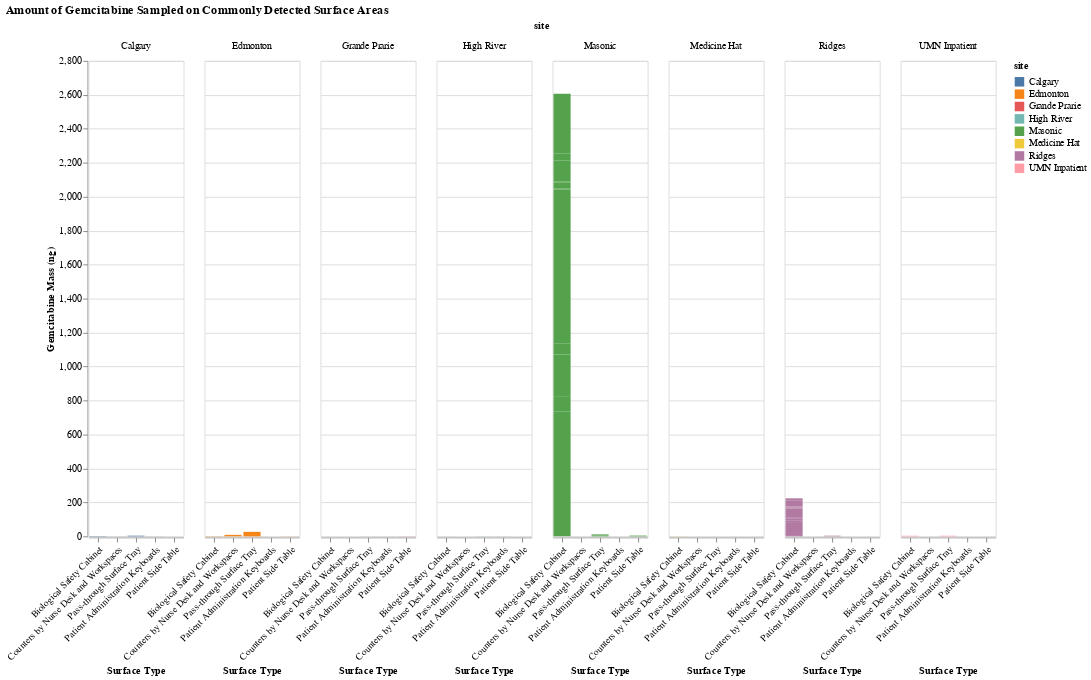

The notebook cell this image was saved under:
### Markdown cell above
## 4. Visualizing the Data

### Code cell
gem_bar = alt.Chart(gem_filtered).mark_bar().encode(
    x = alt.X('p_surfaceID', axis=alt.Axis(labelAngle=-45)).title('Surface Type'),
    y = alt.Y('gem_mass').title('Gemcitabine Mass (ng)'),
        color='site'
    ).properties(
        width=100, 
        height=500,
    ).facet('site', title='Amount of Gemcitabine Sampled on Commonly Detected Surface Areas')

gem_bar

### Figure 1 — Vega-Lite specification as saved in the notebook (floating-point values rounded to 4 significant figures)
{"config": {"view": {"continuousWidth": 300, "continuousHeight": 300}}, "data": {"name": "data-0e2324d330030495c0477a7d852ac675"}, "facet": {"field": "site", "type": "nominal"}, "spec": {"mark": {"type": "bar"}, "encoding": {"color": {"field": "site", "type": "nominal"}, "x": {"axis": {"labelAngle": -45}, "field": "p_surfaceID", "title": "Surface Type", "type": "nominal"}, "y": {"field": "gem_mass", "title": "Gemcitabine Mass (ng)", "type": "quantitative"}}, "height": 500, "width": 100}, "title": "Amount of Gemcitabine Sampled on Commonly Detected Surface Areas", "$schema": "https://vega.github.io/schema/vega-lite/v5.16.3.json", "datasets": {"data-0e2324d330030495c0477a7d852ac675": [{"site": "Edmonton", "surface": "Nursing counter", "p_surfaceID": "Counters by Nurse Desk and Workspaces", "gem_mass": 0.1143}, {"site": "Edmonton", "surface": "BSC work surface", "p_surfaceID": "Biological Safety Cabinet", "gem_mass": 1.125}, {"site": "Edmonton", "surface": "Passthrough tray", "p_surfaceID": "Pass-through Surface Tray", "gem_mass": 26.03}, {"site": "Edmonton", "surface": "Nursing counter", "p_surfaceID": "Counters by Nurse Desk and Workspaces", "gem_mass": 0.06438}, {"site": "Edmonton", "surface": "Steel med tray", "p_surfaceID": "Pass-through Surface Tray", "gem_mass": 0.5134}, {"site": "Edmonton", "surface": "Bedside table", "p_surfaceID": "Patient Side Table", "gem_mass": 0.5248}, {"site": "Edmonton", "surface": "Charting area in nursing station", "p_surfaceID": "Counters by Nurse Desk and Workspaces", "gem_mass": 8.63}, {"site": "Edmonton", "surface": "nursing counter", "p_surfaceID": "Counters by Nurse Desk and Workspaces", "gem_mass": 0.1104}, {"site": "Edmonton", "surface": "nursing counter", "p_surfaceID": "Counters by Nurse Desk and Workspaces", "gem_mass": 0.157}, {"site": "Edmonton", "surface": "passthrough tray", "p_surfaceID": "Pass-through Surface Tray", "gem_mass": 0.09305}, {"site": "Calgary", "surface": "side table", "p_surfaceID": "Patient Side Table", "gem_mass": 0.07326}, {"site": "Calgary", "surface": "BSC #1 work surface (left)", "p_surfaceID": "Biological Safety Cabinet", "gem_mass": 0.4046}, {"site": "Calgary", "surface": "BSC #3 work surface (Middle)", "p_surfaceID": "Biological Safety Cabinet", "gem_mass": 0.3896}, {"site": "Calgary", "surface": "BSC #3 work surface (right)", "p_surfaceID": "Biological Safety Cabinet", "gem_mass": 0.3702}, {"site": "Calgary", "surface": "BSC #4 work surface (left)", "p_surfaceID": "Biological Safety Cabinet", "gem_mass": 0.4101}, {"site": "Calgary", "surface": "BSC #4 work surface (right)", "p_surfaceID": "Biological Safety Cabinet", "gem_mass": 0.4096}, {"site": "Calgary", "surface": "nursing workstation keyboard", "p_surfaceID": "Patient Administration Keyboards", "gem_mass": 0.4285}, {"site": "Calgary", "surface": "Sub-1 shield counter", "p_surfaceID": "Counters by Nurse Desk and Workspaces", "gem_mass": 0.3979}, {"site": "Calgary", "surface": "passthroughtray", "p_surfaceID": "Pass-through Surface Tray", "gem_mass": 1.331}, {"site": "Calgary", "surface": "side table", "p_surfaceID": "Patient Side Table", "gem_mass": 0.07992}, {"site": "Calgary", "surface": "passthrough tray", "p_surfaceID": "Pass-through Surface Tray", "gem_mass": 2.63}, {"site": "Calgary", "surface": "side table", "p_surfaceID": "Patient Side Table", "gem_mass": 0.08214}, {"site": "High River", "surface": "Nursing Counter", "p_surfaceID": "Counters by Nurse Desk and Workspaces", "gem_mass": 0.06605}, {"site": "High River", "surface": "nursing keyboard", "p_surfaceID": "Patient Administration Keyboards", "gem_mass": 0.06105}, {"site": "High River", "surface": "nursing keyboard", "p_surfaceID": "Patient Administration Keyboards", "gem_mass": 0.07012}, {"site": "High River", "surface": "BSC #2", "p_surfaceID": "Biological Safety Cabinet", "gem_mass": 0.07289}, {"site": "High River", "surface": "passthrough tray", "p_surfaceID": "Pass-through Surface Tray", "gem_mass": 0.4007}, {"site": "High River", "surface": "nursing workstation keyboard", "p_surfaceID": "Patient Administration Keyboards", "gem_mass": 0.2101}, {"site": "High River", "surface": "BSC work surface", "p_surfaceID": "Biological Safety Cabinet", "gem_mass": 0.1912}, {"site": "High River", "surface": "passthrough tray", "p_surfaceID": "Pass-through Surface Tray", "gem_mass": 0.356}, {"site": "High River", "surface": "nursing counter", "p_surfaceID": "Counters by Nurse Desk and Workspaces", "gem_mass": 0.1512}, {"site": "High River", "surface": "side table ", "p_surfaceID": "Patient Side Table", "gem_mass": 0.09352}, {"site": "High River", "surface": "nursing keyboard", "p_surfaceID": "Patient Administration Keyboards", "gem_mass": 0.3521}, {"site": "High River", "surface": "passthrough tray", "p_surfaceID": "Pass-through Surface Tray", "gem_mass": 0.0727}, {"site": "Grande Prarie", "surface": "clear document sleeve", "p_surfaceID": "Counters by Nurse Desk and Workspaces", "gem_mass": 0.08783}, {"site": "Grande Prarie", "surface": "pass through tray", "p_surfaceID": "Pass-through Surface Tray", "gem_mass": 0.1295}, {"site": "Grande Prarie", "surface": "Passthrough tray", "p_surfaceID": "Pass-through Surface Tray", "gem_mass": 0.06427}, {"site": "Grande Prarie", "surface": "Workstation keyboard", "p_surfaceID": "Patient Administration Keyboards", "gem_mass": 0.2768}, {"site": "Grande Prarie", "surface": "Nursing workstation keyboard", "p_surfaceID": "Patient Administration Keyboards", "gem_mass": 0.1841}, {"site": "Grande Prarie", "surface": "nursing workstation keyboard", "p_surfaceID": "Patient Administration Keyboards", "gem_mass": 0.1319}, {"site": "Grande Prarie", "surface": "passthrough tray", "p_surfaceID": "Pass-through Surface Tray", "gem_mass": 0.2309}, {"site": "Grande Prarie", "surface": "side table ", "p_surfaceID": "Patient Side Table", "gem_mass": 0.2137}, {"site": "Grande Prarie", "surface": "side table ", "p_surfaceID": "Patient Side Table", "gem_mass": 0.3219}, {"site": "Medicine Hat", "surface": "BSC work surface", "p_surfaceID": "Biological Safety Cabinet", "gem_mass": 0.6191}, {"site": "Medicine Hat", "surface": "nursing counter", "p_surfaceID": "Counters by Nurse Desk and Workspaces", "gem_mass": 0.1443}, {"site": "Medicine Hat", "surface": "BSC work Surface", "p_surfaceID": "Biological Safety Cabinet", "gem_mass": 0.1865}, {"site": "Ridges", "surface": "BSC work surface", "p_surfaceID": "Biological Safety Cabinet", "gem_mass": 7.562}, {"site": "Ridges", "surface": "yellow passthrough bin", "p_surfaceID": "Pass-through Surface Tray", "gem_mass": 1.213}, {"site": "Ridges", "surface": "BSC work surface", "p_surfaceID": "Biological Safety Cabinet", "gem_mass": 12.48}, {"site": "Ridges", "surface": "yellow passthrough bin", "p_surfaceID": "Pass-through Surface Tray", "gem_mass": 0.8661}, {"site": "Ridges", "surface": "BSC work surface #1", "p_surfaceID": "Biological Safety Cabinet", "gem_mass": 59.1}, {"site": "Ridges", "surface": "BSC work surface #2", "p_surfaceID": "Biological Safety Cabinet", "gem_mass": 16.04}, {"site": "Ridges", "surface": "BSC work surface #3", "p_surfaceID": "Biological Safety Cabinet", "gem_mass": 11.67}, {"site": "Ridges", "surface": "passthrough bin (yellow)", "p_surfaceID": "Pass-through Surface Tray", "gem_mass": 0.6838}, {"site": "Ridges", "surface": "supply cart #1", "p_surfaceID": "Patient Side Table", "gem_mass": 0.0871}, {"site": "Ridges", "surface": "bsc work surface", "p_surfaceID": "Biological Safety Cabinet", "gem_mass": 0.7263}, {"site": "Ridges", "surface": "yellow passthrough bin", "p_surfaceID": "Pass-through Surface Tray", "gem_mass": 0.638}, {"site": "Ridges", "surface": "bsc work surface", "p_surfaceID": "Biological Safety Cabinet", "gem_mass": 1.49}, {"site": "Ridges", "surface": "yellow passthrough bin", "p_surfaceID": "Pass-through Surface Tray", "gem_mass": 0.1799}, {"site": "Ridges", "surface": "BSC #1", "p_surfaceID": "Biological Safety Cabinet", "gem_mass": 54.72}, {"site": "Ridges", "surface": "BSC #2", "p_surfaceID": "Biological Safety Cabinet", "gem_mass": 5.771}, {"site": "Ridges", "surface": "BSC #3", "p_surfaceID": "Biological Safety Cabinet", "gem_mass": 6.952}, {"site": "Ridges", "surface": "passthrough bin", "p_surfaceID": "Pass-through Surface Tray", "gem_mass": 0.2753}, {"site": "Ridges", "surface": "w.o.w. keyboard #3", "p_surfaceID": "Patient Administration Keyboards", "gem_mass": 0.182}, {"site": "Ridges", "surface": "BSC", "p_surfaceID": "Biological Safety Cabinet", "gem_mass": 0.7465}, {"site": "Ridges", "surface": "passthrough bin", "p_surfaceID": "Pass-through Surface Tray", "gem_mass": 0.3907}, {"site": "Ridges", "surface": "BSC", "p_surfaceID": "Biological Safety Cabinet", "gem_mass": 32.55}, {"site": "Ridges", "surface": "passthrough bin", "p_surfaceID": "Pass-through Surface Tray", "gem_mass": 0.1293}, {"site": "Ridges", "surface": "supply cart", "p_surfaceID": "Patient Side Table", "gem_mass": 0.0644}, {"site": "Ridges", "surface": "BSC", "p_surfaceID": "Biological Safety Cabinet", "gem_mass": 14.16}, {"site": "Ridges", "surface": "passthrough bin", "p_surfaceID": "Pass-through Surface Tray", "gem_mass": 0.2048}, {"site": "Masonic", "surface": "BSC work surface", "p_surfaceID": "Biological Safety Cabinet", "gem_mass": 737.0}, {"site": "Masonic", "surface": "BSC work surface #1", "p_surfaceID": "Biological Safety Cabinet", "gem_mass": 84.45}, {"site": "Masonic", "surface": "plastic bin", "p_surfaceID": "Pass-through Surface Tray", "gem_mass": 0.0821}, {"site": "Masonic", "surface": "BSC work surface #2", "p_surfaceID": "Biological Safety Cabinet", "gem_mass": 250.1}, {"site": "Masonic", "surface": "BSC work surface #3", "p_surfaceID": "Biological Safety Cabinet", "gem_mass": 64.8}, {"site": "Masonic", "surface": "plastic bin #3", "p_surfaceID": "Pass-through Surface Tray", "gem_mass": 2.561}, {"site": "Masonic", "surface": "passthrough surface #3", "p_surfaceID": "Pass-through Surface Tray", "gem_mass": 0.061}, {"site": "Masonic", "surface": "BSC work surface", "p_surfaceID": "Biological Safety Cabinet", "gem_mass": 891.6}, {"site": "Masonic", "surface": "plastic bin", "p_surfaceID": "Pass-through Surface Tray", "gem_mass": 0.0672}, {"site": "Masonic", "surface": "BSC work surface", "p_surfaceID": "Biological Safety Cabinet", "gem_mass": 13.97}, {"site": "Masonic", "surface": "pass through surface", "p_surfaceID": "Pass-through Surface Tray", "gem_mass": 3.031}, {"site": "Masonic", "surface": "plastic bin", "p_surfaceID": "Pass-through Surface Tray", "gem_mass": 5.528}, {"site": "Masonic", "surface": "storage cart", "p_surfaceID": "Patient Side Table", "gem_mass": 4.246}, {"site": "Masonic", "surface": "BSC work surface", "p_surfaceID": "Biological Safety Cabinet", "gem_mass": 0.195}, {"site": "Masonic", "surface": "pass through surface", "p_surfaceID": "Pass-through Surface Tray", "gem_mass": 0.447}, {"site": "Masonic", "surface": "storage cart", "p_surfaceID": "Patient Side Table", "gem_mass": 0.4864}, {"site": "Masonic", "surface": "BSC #1", "p_surfaceID": "Biological Safety Cabinet", "gem_mass": 6.336}, {"site": "Masonic", "surface": "BSC #2", "p_surfaceID": "Biological Safety Cabinet", "gem_mass": 36.5}, {"site": "Masonic", "surface": "BSC #3", "p_surfaceID": "Biological Safety Cabinet", "gem_mass": 4.003}, {"site": "Masonic", "surface": "BSC", "p_surfaceID": "Biological Safety Cabinet", "gem_mass": 125.5}, {"site": "Masonic", "surface": "BSC", "p_surfaceID": "Biological Safety Cabinet", "gem_mass": 38.17}, {"site": "Masonic", "surface": "BSC #4", "p_surfaceID": "Biological Safety Cabinet", "gem_mass": 353.2}, {"site": "UMN Inpatient", "surface": "plastic chemo bin", "p_surfaceID": "Pass-through Surface Tray", "gem_mass": 0.469}, {"site": "UMN Inpatient", "surface": "BSC", "p_surfaceID": "Biological Safety Cabinet", "gem_mass": 1.898}, {"site": "UMN Inpatient", "surface": "workstation keyboard", "p_surfaceID": "Patient Administration Keyboards", "gem_mass": 0.086}, {"site": "UMN Inpatient", "surface": "plastic chemo bin", "p_surfaceID": "Pass-through Surface Tray", "gem_mass": 3.055}, {"site": "UMN Inpatient", "surface": "BSC", "p_surfaceID": "Biological Safety Cabinet", "gem_mass": 1.277}, {"site": "UMN Inpatient", "surface": "workstation keyboard", "p_surfaceID": "Patient Administration Keyboards", "gem_mass": 0.0595}, {"site": "UMN Inpatient", "surface": "BSC #3", "p_surfaceID": "Biological Safety Cabinet", "gem_mass": 0.2906}, {"site": "UMN Inpatient", "surface": "passthrough surface", "p_surfaceID": "Pass-through Surface Tray", "gem_mass": 0.1485}, {"site": "UMN Inpatient", "surface": "workstation keyboard", "p_surfaceID": "Patient Administration Keyboards", "gem_mass": 0.1507}, {"site": "UMN Inpatient", "surface": "plastic chemo bin", "p_surfaceID": "Pass-through Surface Tray", "gem_mass": 0.187}, {"site": "UMN Inpatient", "surface": "BSC", "p_surfaceID": "Biological Safety Cabinet", "gem_mass": 0.2514}, {"site": "UMN Inpatient", "surface": "storage cart", "p_surfaceID": "Patient Side Table", "gem_mass": 0.0721}, {"site": "UMN Inpatient", "surface": "nurse station counter #1", "p_surfaceID": "Counters by Nurse Desk and Workspaces", "gem_mass": 0.0891}]}}
